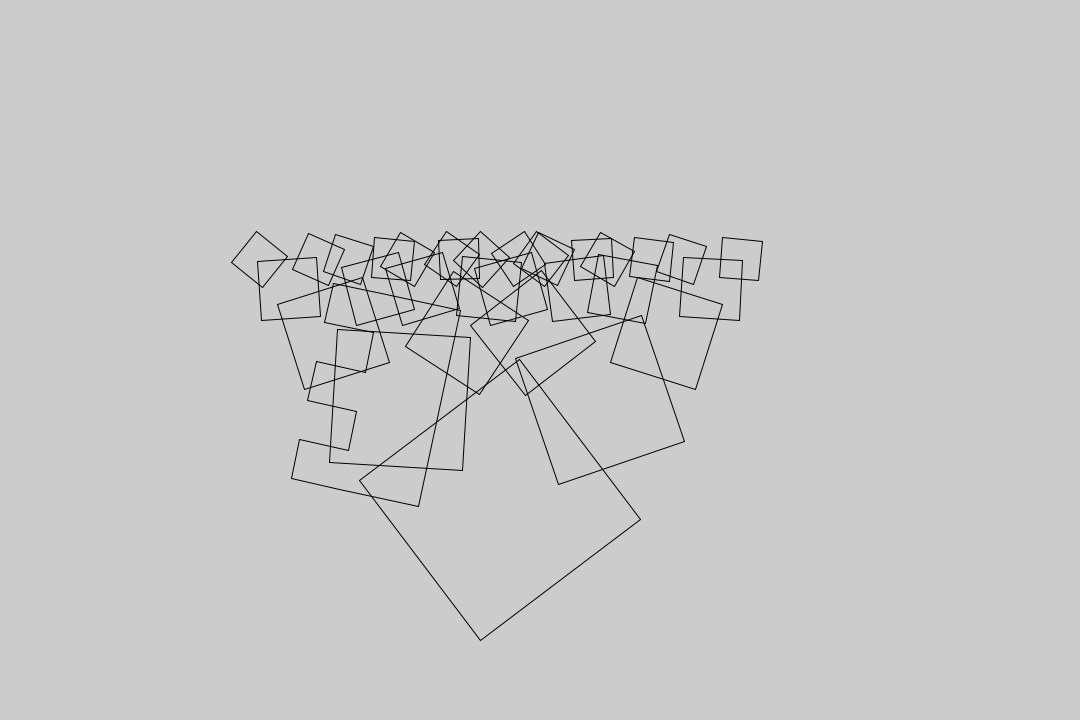
Frame 1 (no input)
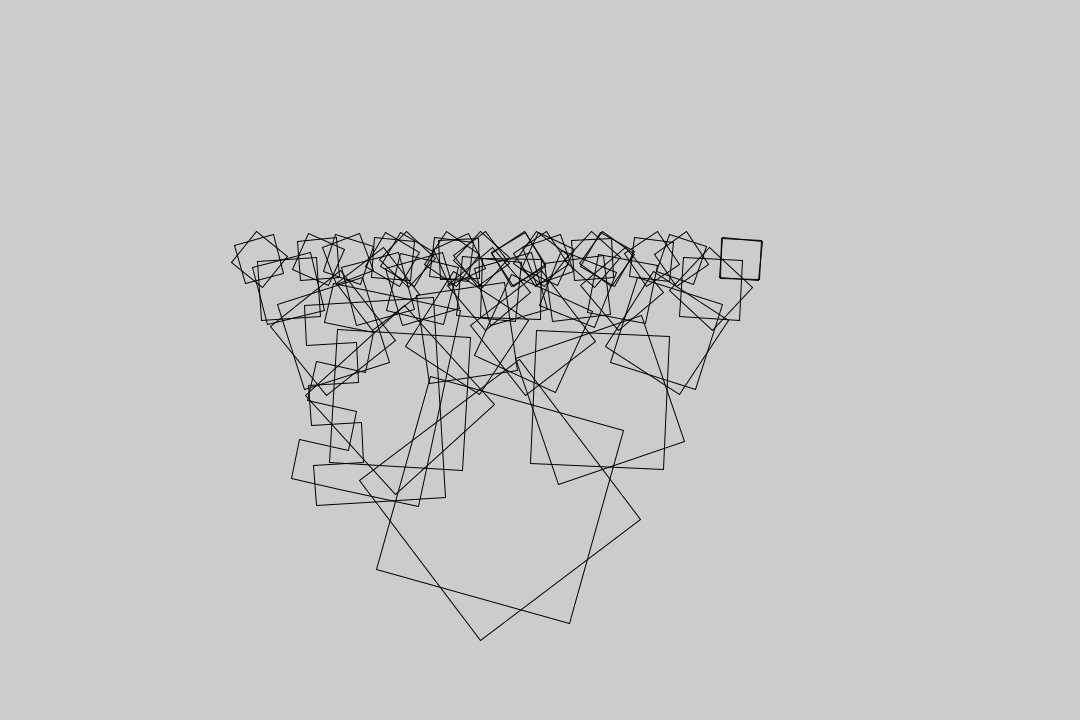
Frame 2 (the mouse pressed at the canvas centre, redrawn once)

The Processing sketch that drew these frames (run headless with seeded random() and noise(); the mouse was pressed at the canvas centre and the sketch redrawn once):

// Processing sketch: recursionTest
// ── recursionTest.pde
int sizeX = 1080; 
int sizeY = 720;

//all transformations must be done in translate, rotate, scale, from top to bottom! Operations are performed in reverse, 
//but this is the order the lines must be in
//all transformations should always be done in a transform matrix, that way it only changes one object at a time

//Note that the object is always rotated from its bottom left corner, as that is where I start drawing it from
//This won't be too bad to change, I will just need to reconfigure some math but I can't change how a single object rotates in between calls

public void settings() {
  size(sizeX, sizeY);
}
void setup() {
  stroke(0); 
  frameRate(1); 
  noLoop();
}

void draw() {
  drawShape(500,500,200,4);
  drawKing(400, 400, 1);
}

void drawShape(float x, float y, float size, float level) {
  float scale = 1.5;
  float corner = size / 2;
  
  if (level == 0) {
    drawSquare(x, y, size);
    //drawKing(x, y, size);
    
  } else {
    drawSquare(x, y, size);
    //drawKing(x, y, size);
   
    float nextSize = size / scale;

    drawShape(x-corner,y-corner, nextSize, level-1);
    drawShape(x+corner,y-corner, nextSize, level-1);
  }
}

void drawSquare(float x, float y, float size){
  float scale = 1.5;
  float corner = size / 2;
  float ang = random(0,2*PI);
  float ang2 = ang + PI/2;
  float ang3 = ang2 + PI/2;
  float ang4 = ang3 + PI/2;
  
  float x1 = calcPointX(x, y, size/2, size/2, ang);
  float y1 = calcPointY(x, y, size/2, size/2, ang);
  float x2 = calcPointX(x, y, size/2, size/2, ang2);
  float y2 = calcPointY(x, y, size/2, size/2, ang2);
  float x3 = calcPointX(x, y, size/2, size/2, ang3);
  float y3 = calcPointY(x, y, size/2, size/2, ang3);
  float x4 = calcPointX(x, y, size/2, size/2, ang4);
  float y4 = calcPointY(x, y, size/2, size/2, ang4);
  
  line(x1, y1, x2, y2);
  line(x2, y2, x3, y3);
  line(x3, y3, x4, y4);
  line(x4, y4, x1, y1);
  }


void drawKing(float x, float y, float scale) {
  //height and width of the base
  float baseHeight  = 80 * scale;
  float baseWidth   = 200 * scale;
  
  //height and width of the "prongs"
  float prongWidth  = baseWidth / 5;
  float prongHeight = 50 * scale;
  
  //angle of rotation of whole shape
  float ang = random(0,2*PI);

  //calc point for the base of the shape
  float r1x = calcPointX(x, y, baseWidth / 2, -baseHeight / 2, ang); 
  float r1y = calcPointY(x, y, baseWidth / 2, -baseHeight / 2, ang);
  
  float r2x = calcPointX(x, y, baseWidth / 2, baseHeight / 2, ang); 
  float r2y = calcPointY(x, y, baseWidth / 2, baseHeight / 2, ang);
  
  float r3x = calcPointX(x, y, -baseWidth / 2, baseHeight / 2, ang); 
  float r3y = calcPointY(x, y, -baseWidth / 2, baseHeight / 2, ang);
  
  float r4x = calcPointX(x, y, -baseWidth / 2, -baseHeight / 2, ang); 
  float r4y = calcPointY(x, y, -baseWidth / 2, -baseHeight / 2, ang);
  
  //calc prong points
  float prongDelY = -(baseHeight/2 + prongHeight);

  // prong a points  
  float a1X = calcPointX(x, y, -5 * prongWidth/2, prongDelY, ang);
  float a1Y = calcPointY(x, y, -5 * prongWidth/2, prongDelY, ang);
  
  float a2X = calcPointX(x, y, -3 * prongWidth/2, prongDelY, ang);
  float a2Y = calcPointY(x, y, -3 * prongWidth/2, prongDelY, ang);
  
  float a3X = calcPointX(x, y, -3 * prongWidth/2, -baseHeight/2, ang);
  float a3Y = calcPointY(x, y, -3 * prongWidth/2, -baseHeight/2, ang);
  
  // prong b points
  float b1X = calcPointX(x, y, -prongWidth / 2, -baseHeight / 2, ang);
  float b1Y = calcPointY(x, y, -prongWidth / 2, -baseHeight / 2, ang);
  
  float b2X = calcPointX(x, y, -prongWidth / 2, prongDelY, ang);
  float b2Y = calcPointY(x, y, -prongWidth / 2, prongDelY, ang);
  
  float b3X = calcPointX(x, y, prongWidth / 2, prongDelY, ang);
  float b3Y = calcPointY(x, y, prongWidth / 2, prongDelY, ang);
  
  float b4X = calcPointX(x, y, prongWidth / 2, -baseHeight / 2, ang);
  float b4Y = calcPointY(x, y, prongWidth / 2, -baseHeight / 2, ang);
  
  // prong c points
  float c1X = calcPointX(x, y, 3 * prongWidth / 2, -baseHeight / 2, ang);
  float c1Y = calcPointY(x, y, 3 * prongWidth / 2, -baseHeight / 2, ang);
  
  float c2X = calcPointX(x, y, 3 * prongWidth / 2, prongDelY, ang);
  float c2Y = calcPointY(x, y, 3 * prongWidth / 2, prongDelY, ang);
  
  float c3X = calcPointX(x, y, 5 * prongWidth / 2, prongDelY, ang);
  float c3Y = calcPointY(x, y, 5 * prongWidth / 2, prongDelY, ang);
  
  
  float[] xVals = {
    r1x, r2x, r3x, r4x,  // base X values
    a1X, a2X, a3X,       // a-prong X values
    b1X, b2X, b3X, b4X,  // b-prong X values
    c1X, c2X, c3X        // c-prong X values
  };
  
  float[] yVals = {
    r1y, r2y, r3y, r4y,  // base Y values
    a1Y, a2Y, a3Y,       // a-prong Y values
    b1Y, b2Y, b3Y, b4Y,  // b-prong Y values
    c1Y, c2Y, c3Y        // c-prong Y values
  };
  
  /*
  for (int i = 0; i < xVals.length-1; i++) {
    line(xVals[i], yVals[i], xVals[i+1], yVals[i+1]);
  }*/
  
  line(r1x, r1y, r2x, r2y);
  line(r2x, r2y, r3x, r3y);
  line(r3x, r3y, r4x, r4y);
  //line(r4x, r4Y, r1x, r1y);


  
  line(r4x, r4y, a1X, a1Y);
  line(a1X, a1Y, a2X, a2Y);
  line(a2X, a2Y, a3X, a3Y);
  
  line(a3X, a3Y, b1X, b1Y);
  line(b1X, b1Y, b2X, b2Y);
  line(b2X, b2Y, b3X, b3Y);
  line(b3X, b3Y, b4X, b4Y);
  
  line(b4X, b4Y, c1X, c1Y);
  line(c1X, c1Y, c2X, c2Y);
  line(c2X, c2Y, c3X, c3Y);
  line(c3X, c3Y, r1x, r1y); 
  
  
 // line(xVals[xVals.length-1], yVals[yVals.length-1], xVals[0], yVals[0]);
}

void drawRect(float x, float y, float scale) {
  float baseHeight  = 30 * scale;
  float baseWidth   = 300 * scale;
  //float rot = random(0,2*PI);
  float rot = 0;
  float baseAng = rot;
  
  //rectangle/base angle:
  //float baseAng = atan2(baseHeight, baseWidth) + rot;  
  float r1X = calcPointX(x, y, baseWidth / 2, -baseHeight / 2, baseAng); 
  float r1y = calcPointY(x, y, baseWidth / 2, -baseHeight / 2, baseAng);
  
  float r2x = calcPointX(x, y, baseWidth / 2, baseHeight / 2, baseAng); 
  float r2y = calcPointY(x, y, baseWidth / 2, baseHeight / 2, baseAng);
  
  float r3x = calcPointX(x, y, -baseWidth / 2, baseHeight / 2, baseAng); 
  float r3y = calcPointY(x, y, -baseWidth / 2, baseHeight / 2, baseAng);
  
  float r4X = calcPointX(x, y, -baseWidth / 2, -baseHeight / 2, baseAng); 
  float r4Y = calcPointY(x, y, -baseWidth / 2, -baseHeight / 2, baseAng);
  
  line(r1X, r1y, r2x, r2y);
  line(r2x, r2y, r3x, r3y);
  line(r3x, r3y, r4X, r4Y);
  line(r4X, r4Y, r1X, r1y);
}
  
float calcPointX(float orgX, float orgY, float delX, float delY, float ang) {
  float calcX = 0;

  calcX = orgX + (delX) * cos(ang) - (delY) * sin(ang);
  
  return calcX;
    
}

float calcPointY(float orgX, float orgY, float delX, float delY, float ang) {
  float calcY = 0;
  
  calcY = orgY +  delX * sin(ang) + delY * cos(ang);
  
  return calcY;
    
}
